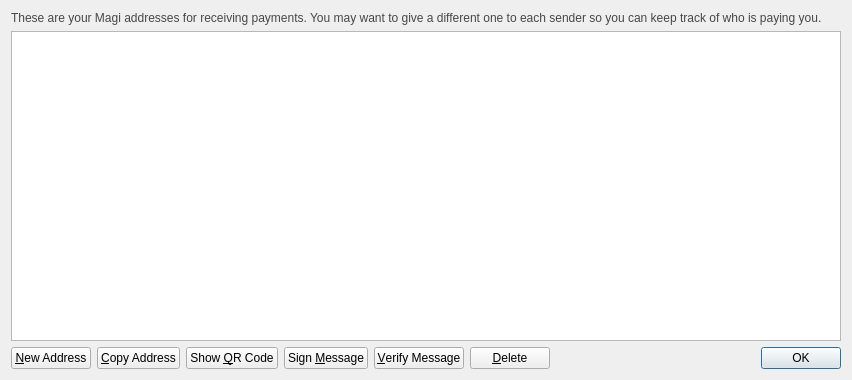
<?xml version="1.0" encoding="UTF-8"?>
<ui version="4.0">
 <class>AddressBookPage</class>
 <widget class="QWidget" name="AddressBookPage">
  <property name="geometry">
   <rect>
    <x>0</x>
    <y>0</y>
    <width>852</width>
    <height>380</height>
   </rect>
  </property>
  <property name="windowTitle">
   <string>Address Book</string>
  </property>
  <layout class="QVBoxLayout" name="verticalLayout">
   <item>
    <widget class="QLabel" name="labelExplanation">
     <property name="styleSheet">
      <string notr="true">#labelExplanation { color: #464747; }</string>
     </property>
     <property name="text">
      <string>These are your Magi addresses for receiving payments. You may want to give a different one to each sender so you can keep track of who is paying you.</string>
     </property>
     <property name="textFormat">
      <enum>Qt::PlainText</enum>
     </property>
     <property name="wordWrap">
      <bool>true</bool>
     </property>
    </widget>
   </item>
   <item>
    <widget class="QTableView" name="tableView">
     <property name="contextMenuPolicy">
      <enum>Qt::CustomContextMenu</enum>
     </property>
     <property name="toolTip">
      <string>Double-click to edit address or label</string>
     </property>
     <property name="tabKeyNavigation">
      <bool>false</bool>
     </property>
     <property name="alternatingRowColors">
      <bool>true</bool>
     </property>
     <property name="selectionMode">
      <enum>QAbstractItemView::SingleSelection</enum>
     </property>
     <property name="selectionBehavior">
      <enum>QAbstractItemView::SelectRows</enum>
     </property>
     <property name="sortingEnabled">
      <bool>true</bool>
     </property>
     <attribute name="verticalHeaderVisible">
      <bool>false</bool>
     </attribute>
    </widget>
   </item>
   <item>
    <layout class="QHBoxLayout" name="horizontalLayout">
     <item>
      <widget class="QPushButton" name="newAddressButton">
       <property name="toolTip">
        <string>Create a new address</string>
       </property>
       <property name="text">
        <string>&amp;New Address</string>
       </property>
       <property name="icon">
        <iconset resource="../magi.qrc">
         <normaloff>:/icons/add</normaloff>:/icons/add</iconset>
       </property>
      </widget>
     </item>
     <item>
      <widget class="QPushButton" name="copyToClipboard">
       <property name="toolTip">
        <string>Copy the currently selected address to the system clipboard</string>
       </property>
       <property name="text">
        <string>&amp;Copy Address</string>
       </property>
       <property name="icon">
        <iconset resource="../magi.qrc">
         <normaloff>:/icons/editcopy</normaloff>:/icons/editcopy</iconset>
       </property>
      </widget>
     </item>
     <item>
      <widget class="QPushButton" name="showQRCode">
       <property name="text">
        <string>Show &amp;QR Code</string>
       </property>
       <property name="icon">
        <iconset resource="../magi.qrc">
         <normaloff>:/icons/qrcode</normaloff>:/icons/qrcode</iconset>
       </property>
      </widget>
     </item>
     <item>
      <widget class="QPushButton" name="signMessage">
       <property name="toolTip">
        <string>Sign a message to prove you own a Magi address</string>
       </property>
       <property name="text">
        <string>Sign &amp;Message</string>
       </property>
       <property name="icon">
        <iconset resource="../magi.qrc">
         <normaloff>:/icons/edit</normaloff>:/icons/edit</iconset>
       </property>
      </widget>
     </item>
     <item>
      <widget class="QPushButton" name="verifyMessage">
       <property name="toolTip">
        <string>Verify a message to ensure it was signed with a specified Magi address</string>
       </property>
       <property name="text">
        <string>&amp;Verify Message</string>
       </property>
       <property name="icon">
        <iconset resource="../magi.qrc">
         <normaloff>:/icons/transaction_0</normaloff>:/icons/transaction_0</iconset>
       </property>
      </widget>
     </item>
     <item>
      <widget class="QPushButton" name="deleteButton">
       <property name="toolTip">
        <string>Delete the currently selected address from the list</string>
       </property>
       <property name="text">
        <string>&amp;Delete</string>
       </property>
       <property name="icon">
        <iconset resource="../magi.qrc">
         <normaloff>:/icons/remove</normaloff>:/icons/remove</iconset>
       </property>
      </widget>
     </item>
     <item>
      <spacer name="horizontalSpacer">
       <property name="orientation">
        <enum>Qt::Horizontal</enum>
       </property>
       <property name="sizeHint" stdset="0">
        <size>
         <width>40</width>
         <height>20</height>
        </size>
       </property>
      </spacer>
     </item>
     <item>
      <widget class="QDialogButtonBox" name="buttonBox">
       <property name="sizePolicy">
        <sizepolicy hsizetype="Maximum" vsizetype="Fixed">
         <horstretch>0</horstretch>
         <verstretch>0</verstretch>
        </sizepolicy>
       </property>
       <property name="standardButtons">
        <set>QDialogButtonBox::Ok</set>
       </property>
      </widget>
     </item>
    </layout>
   </item>
  </layout>
 </widget>
 <resources>
  <include location="../magi.qrc"/>
 </resources>
 <connections/>
</ui>
